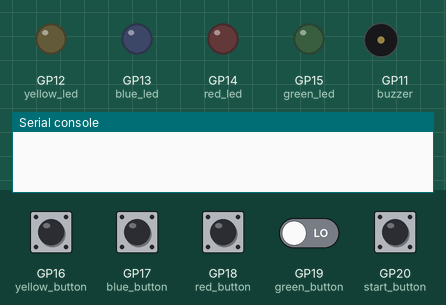
Simulated run of this program. Board: Raspberry Pi Pico running MicroPython. Parts: output pins drawn as LEDs (lit = HIGH), buzzer (waves = sounding), the last lines printed to the serial console. Dashed ring = blinking. The inputs (shaded band) are chosen by the test bench; at power-on: GP16 (yellow_button), GP17 (blue_button), GP18 (red_button), GP19 (green_button), GP20 (start_button) LOW. Random numbers come from a fixed seed.

Above: at 1.2 s.
1.3 s: GP20 (start_button) pulled HIGH for 0.15 s
At 1.5 s:
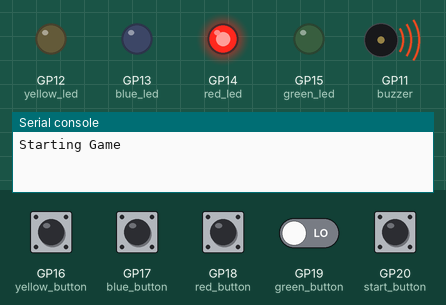
3.2 s: GP16 (yellow_button) pulled HIGH for 0.15 s
At 4.7 s:
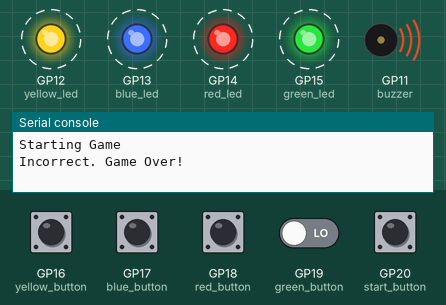
6.3 s: GP19 (green_button) driven HIGH and GP20 (start_button) driven HIGH
At 7.8 s:
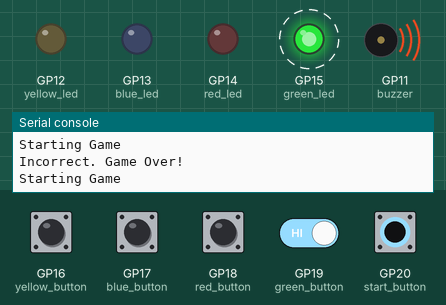
9.3 s: GP19 (green_button) driven LOW
12.3 s: GP19 (green_button) driven HIGH
At 12.5 s:
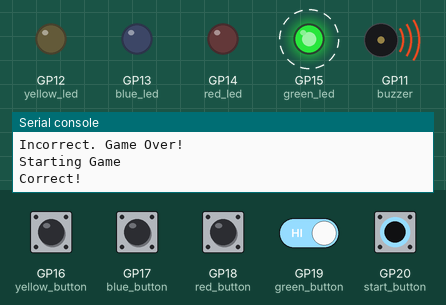
15.3 s: GP20 (start_button) driven LOW
Timing chart, 0 to 18.2 s (numbered marks = the images above; inputs shaded):
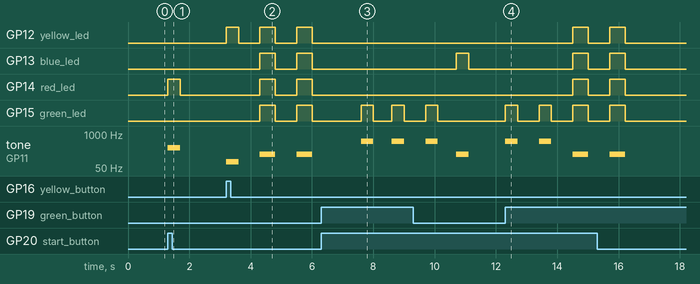

The program:

gamecode.py
```python
from machine import Pin, PWM
from time import sleep
import random
from piezoNotes import *

class SimonGame:
    # PINS
    green_led = Pin(15, Pin.OUT)
    red_led = Pin(14, Pin.OUT)
    blue_led = Pin(13, Pin.OUT)
    yellow_led = Pin(12, Pin.OUT)

    # BUTTONS
    green_button = Pin(19, Pin.IN)
    red_button = Pin(18, Pin.IN)
    blue_button = Pin(17, Pin.IN)
    yellow_button = Pin(16, Pin.IN)
    start_button = Pin(20, Pin.IN)

    LEDS = [green_led, red_led, blue_led, yellow_led]
    BUTTONS = [green_button, red_button, blue_button, yellow_button]

    # Define pitches for each colour
    colour_notes = {
        green_led: "C5",
        red_led: "D4",
        blue_led: "E3",
        yellow_led: "F2"
    }

    # Initialize game sequence

    sequence = []
    user_sequence = []
    game_started = False
    game_over = False

    # PIEZO

    buzzer = PWM(Pin(11))

    def PlayNote(self, note, duration):
        self.buzzer.freq(notes[note])
        self.buzzer.duty_u16(1000)
        sleep(duration)
        self.Stop()

    def Stop(self):
        self.buzzer.duty_u16(0)
        for led in self.LEDS:
            led.off()

    def CHOICE(self):
        return random.choice(self.LEDS)

    def BEGINGAME(self):
        self.Stop()
        self.sequence = []
        self.user_sequence = []
        self.game_started = True
        self.game_over = False
        self.AddToSequence()

    def AddToSequence(self):
        self.sequence.append(self.CHOICE())
        self.ShowSequence()

    def ShowSequence(self):
        self.Stop()
        for led in self.sequence:
            led.on()
            self.PlayNote(self.colour_notes[led], 0.4)
            sleep(0.4)
            self.Stop()
            sleep(0.2)
        self.GetUserInput()

    def GetUserInput(self):
        self.user_sequence = []
        while len(self.user_sequence) < len(self.sequence):
            for i, button in enumerate(self.BUTTONS):
                if button.value() == True:
                    LED = self.LEDS[i]
                    LED.on()
                    self.PlayNote(self.colour_notes[LED], 0.4)
                    self.user_sequence.append(LED)
                    sleep(0.4)
                    self.Stop()
                    sleep(0.2)
                    break
            sleep(0.1)
        self.CheckUserSequence()

    def CheckUserSequence(self):
        if self.user_sequence == self.sequence:
            print(f"Correct!")
            self.AddToSequence()
        else:
            print("Incorrect. Game Over!")
            self.game_over = True
            self.red_led.on()
            self.green_led.on()
            self.blue_led.on()
            self.yellow_led.on()
            self.PlayNote("E3", 0.5)
            sleep(0.5)
            self.Stop()
            sleep(0.2)
            self.red_led.on()
            self.green_led.on()
            self.blue_led.on()
            self.yellow_led.on()
            self.PlayNote("E3", 0.5)
            sleep(0.5)
            self.Stop()
            self.game_started = False

    def PLAYGAME(self):
        while True:
            if self.start_button.value() == True:
                if not self.game_started or self.game_over:
                    print('Starting Game')
                    self.BEGINGAME()
                    sleep(1)
            sleep(0.1)

game = SimonGame()
game.PLAYGAME()
```

piezoNotes.py
```python
notes = {
"B0": 31,
"C1": 33,
"CS1": 35,
"D1": 37,
"DS1": 39,
"E1": 41,
"F1": 44,
"FS1": 46,
"G1": 49,
"GS1": 52,
"A1": 55,
"AS1": 58,
"B1": 62,
"C2": 65,
"CS2": 69,
"D2": 73,
"DS2": 78,
"E2": 82,
"F2": 87,
"FS2": 93,
"G2": 98,
"GS2": 104,
"A2": 110,
"AS2": 117,
"B2": 123,
"C3": 131,
"CS3": 139,
"D3": 147,
"DS3": 156,
"E3": 165,
"F3": 175,
"FS3": 185,
"G3": 196,
"GS3": 208,
"A3": 220,
"AS3": 233,
"B3": 247,
"C4": 262,
"CS4": 277,
"D4": 294,
"DS4": 311,
"E4": 330,
"F4": 349,
"FS4": 370,
"G4": 392,
"GS4": 415,
"A4": 440,
"AS4": 466,
"B4": 494,
"C5": 523,
"CS5": 554,
"D5": 587,
"DS5": 622,
"E5": 659,
"F5": 698,
"FS5": 740,
"G5": 784,
"GS5": 831,
"A5": 880,
"AS5": 932,
"B5": 988,
"C6": 1047,
"CS6": 1109,
"D6": 1175,
"DS6": 1245,
"E6": 1319,
"F6": 1397,
"FS6": 1480,
"G6": 1568,
"GS6": 1661,
"A6": 1760,
"AS6": 1865,
"B6": 1976,
"C7": 2093,
"CS7": 2217,
"D7": 2349,
"DS7": 2489,
"E7": 2637,
"F7": 2794,
"FS7": 2960,
"G7": 3136,
"GS7": 3322,
"A7": 3520,
"AS7": 3729,
"B7": 3951,
"C8": 4186,
"CS8": 4435,
"D8": 4699,
"DS8": 4978
}
```

Measured:
- after the input at 1.3 s, GP14 (red_led): LOW → HIGH at once, → LOW 0.40 s later; tone on GP11 (buzzer): silent → 294 Hz at once, → silent 0.40 s later
- after the input at 3.2 s, GP12 (yellow_led): alternates HIGH for 0.50 s and LOW for 0.70 s, starting at once; GP13 (blue_led), GP14 (red_led), GP15 (green_led): alternates HIGH for 0.50 s and LOW for 0.70 s, starting after 1.1 s; tone on GP11 (buzzer): silent → 87 Hz at once, then repeats every 1.2 s: silent 0.70 s, 165 Hz 0.50 s
- after the input at 6.3 s, GP15 (green_led): alternates HIGH for 0.40 s and LOW for 0.60 s, starting after 1.3 s; tone on GP11 (buzzer): alternates 523 Hz for 0.40 s and silent for 0.60 s, starting after 1.3 s
- after the input at 12.3 s, GP12 (yellow_led), GP13 (blue_led), GP14 (red_led): LOW → HIGH after 2.2 s, → LOW 0.50 s later; GP15 (green_led): alternates HIGH for 0.40 s and LOW for 0.70 s, starting at once; tone on GP11 (buzzer): plays 523 Hz for 0.40 s, 523 Hz for 0.40 s, 165 Hz for 0.50 s, starting at once
